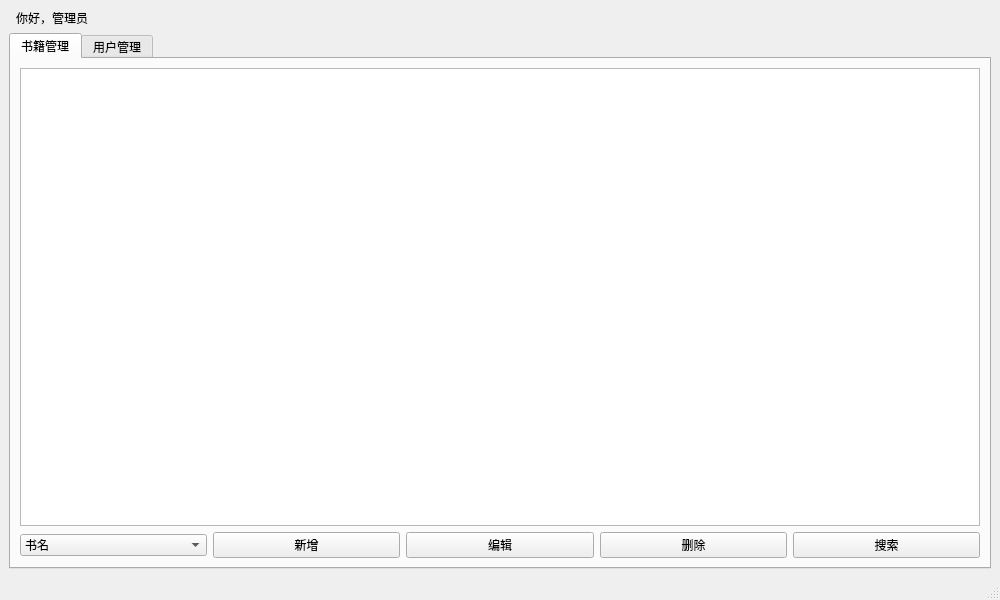
<?xml version="1.0" encoding="UTF-8"?>
<ui version="4.0">
    <class>AdminWindow</class>
    <widget class="QMainWindow" name="AdminWindow">
        <property name="geometry">
            <rect>
                <x>0</x><y>0</y><width>1000</width><height>600</height>
            </rect>
        </property>
        <widget class="QWidget" name="centralwidget">
            <layout class="QVBoxLayout">
                <item>
                    <layout class="QHBoxLayout">
                        <item>
                            <spacer name="horizontalSpacer">
                                <property name="orientation">
                                    <enum>Qt::Horizontal</enum>
                                </property>
                                <property name="sizeType">
                                    <enum>QSizePolicy::Expanding</enum>
                                </property>
                            </spacer>
                        </item>
                        <item>
                            <widget class="QLabel" name="welcomeLabel">
                                <property name="text">
                                    <string>你好，管理员</string>
                                </property>
                            </widget>
                        </item>
                    </layout>
                </item>
                <item>
                    <widget class="QTabWidget" name="tabWidget">
                        <!-- 书籍管理 Tab -->
                        <widget class="QWidget" name="tabBooks">
                            <attribute name="title">
                                <string>书籍管理</string>
                            </attribute>
                            <layout class="QVBoxLayout">
                                <item>
                                    <widget class="QTableView" name="tableViewBooks"/>
                                </item>
                                <item>
                                    <layout class="QHBoxLayout">
                                        <item>
                                            <widget class="QComboBox" name="comboSearchBookType">
                                                <item><property name="text"><string>书名</string></property></item>
                                                <item><property name="text"><string>作者</string></property></item>
                                                <item><property name="text"><string>出版社</string></property></item>
                                                <item><property name="text"><string>ISBN</string></property></item>
                                            </widget>
                                        </item>
                                        <item>
                                            <widget class="QPushButton" name="btnAddBook">
                                                <property name="text"><string>新增</string></property>
                                            </widget>
                                        </item>
                                        <item>
                                            <widget class="QPushButton" name="btnEditBook">
                                                <property name="text"><string>编辑</string></property>
                                            </widget>
                                        </item>
                                        <item>
                                            <widget class="QPushButton" name="btnDeleteBook">
                                                <property name="text"><string>删除</string></property>
                                            </widget>
                                        </item>
                                        <item>
                                            <widget class="QPushButton" name="btnSearchBook">
                                                <property name="text"><string>搜索</string></property>
                                            </widget>
                                        </item>
                                    </layout>
                                </item>
                            </layout>
                        </widget>
                        <!-- 用户管理 Tab -->
                        <widget class="QWidget" name="tabUsers">
                            <attribute name="title">
                                <string>用户管理</string>
                            </attribute>
                            <layout class="QVBoxLayout">
                                <item>
                                    <widget class="QTableView" name="tableViewUsers"/>
                                </item>
                                <item>
                                    <layout class="QHBoxLayout">
                                        <item>
                                            <widget class="QComboBox" name="comboSearchUserType">
                                                <item><property name="text"><string>ID</string></property></item>
                                                <item><property name="text"><string>姓名</string></property></item>
                                            </widget>
                                        </item>
                                        <item>
                                            <widget class="QPushButton" name="btnAddUser">
                                                <property name="text"><string>新增</string></property>
                                            </widget>
                                        </item>
                                        <item>
                                            <widget class="QPushButton" name="btnEditUser">
                                                <property name="text"><string>编辑</string></property>
                                            </widget>
                                        </item>
                                        <item>
                                            <widget class="QPushButton" name="btnDeleteUser">
                                                <property name="text"><string>删除</string></property>
                                            </widget>
                                        </item>
                                        <item>
                                            <widget class="QPushButton" name="btnSearchUser">
                                                <property name="text"><string>搜索</string></property>
                                            </widget>
                                        </item>
                                        <item>
                                            <widget class="QPushButton" name="btnResetPassword">
                                                <property name="text"><string>重置密码</string></property>
                                            </widget>
                                        </item>
                                        <item>
                                            <widget class="QPushButton" name="btnChangePassword">
                                                <property name="text">
                                                    <string>修改密码</string>
                                                </property>
                                            </widget>
                                        </item>
                                    </layout>
                                </item>
                            </layout>
                        </widget>
                    </widget>
                </item>
            </layout>
        </widget>
        <widget class="QMenuBar" name="menubar"/>
        <widget class="QStatusBar" name="statusbar"/>
    </widget>
    <resources/>
    <connections/>
</ui>
